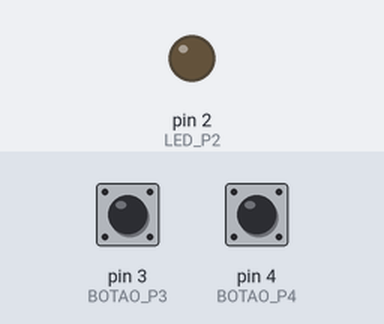
A sketch run on a simulated Arduino Uno, built with avr-gcc and run on an emulated ATmega328P. Parts: output pins drawn as LEDs (lit = HIGH). The test bench sets the inputs (shaded band); at power-on: pin 3 (BOTAO_P3) HIGH, pin 4 (BOTAO_P4) LOW.

Above: at 1.2 s.
1.3 s: pin 3 (BOTAO_P3) pulled LOW for 0.15 s
At 1.37 s:
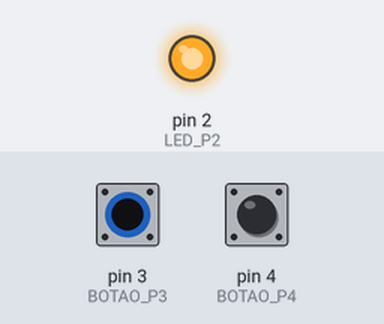
2.9 s: pin 3 (BOTAO_P3) pulled LOW for 3.2 s
At 7.5 s:
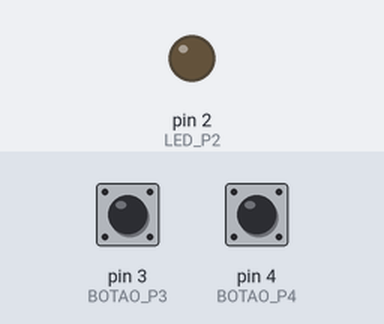
Timing chart, 0 to 9.0 s (numbered marks = the images above; inputs shaded):
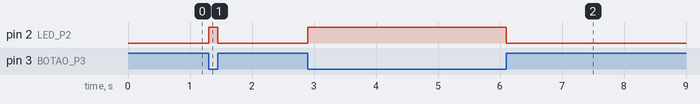

The sketch:

led_dois_botoes.ino
```cpp
/*

	Projeto que liga um LED quando
  dois botões são precionados.

  Simulação de circuito digital que
  possui duas variáveis, duas entradas e
  só acende a LED quando ambos são 1 (Verdade).

  Feito por: Rafael Varela

*/


int LED_P2 = 2;
int BOTAO_P3 = 3;
int BOTAO_P4 = 4;

void setup()
{
  pinMode(LED_P2, OUTPUT);
  pinMode(BOTAO_P3, INPUT);
  pinMode(BOTAO_P4, INPUT);
}

void loop()
{
  boolean A = digitalRead(BOTAO_P3);
  boolean B = digitalRead(BOTAO_P4);

  if(!A&&!B){

    digitalWrite(LED_P2, HIGH);

  }
  else{

    digitalWrite(LED_P2, LOW);

  }

}
```

Measured:
- after the input at 1.3 s, pin 2 (LED_P2): LOW → HIGH at once, → LOW 0.15 s later
- after the input at 2.9 s, pin 2 (LED_P2): LOW → HIGH at once, → LOW 3.2 s later
